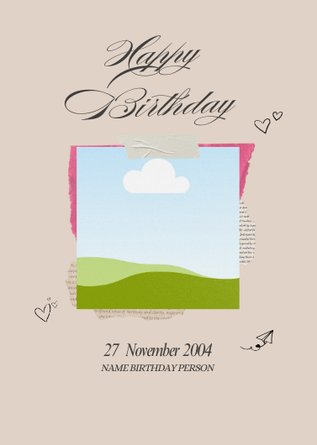
#> input picture assets/template/reference/page-02-blank-canva.png, 317 x 445 px, shrunk from 377 x 530 before the run, found by its file name
$ python verify-geometry.py
#> lines starting #> are read from the running program, lines starting #| are printed output that depends on the picture
"""Phase 0 fidelity check: draw template-spec geometry onto Canva's own render
of page 2. If the boxes land on the placeholders, the spec maps correctly and
the editor canvas can be driven from it."""
import json, sys
from PIL import Image, ImageDraw

SPEC = json.load(open("assets/template/template-spec.json"))
#> (reads assets/template/template-spec.json from the repository)
DESIGN_W = SPEC["page"]["width_px"]      # 809
PAGE = next(p for p in SPEC["pages"] if p["index"] == 2)

def overlay(ref_path, out_path, label):
#> called with label = 'blank template'
    img = Image.open(ref_path).convert("RGB")
#> img is the input picture: PIL image 317x445 RGB; mean R, G, B 216.2, 207.6, 193.4
    s = img.width / DESIGN_W                    # design px -> reference px
#> s = 0.392
    d = ImageDraw.Draw(img, "RGBA")
    for slot in PAGE["photo_slots"]:
        x, y = slot["x_px"]*s, slot["y_px"]*s
        w, h = slot["w_px"]*s, slot["h_px"]*s
        rot = slot.get("rotation_deg", 0)
        if abs(rot) < 0.01:
            d.rectangle([x, y, x+w, y+h], outline=(0,200,255,255), width=max(2,int(3*s)))
        else:  # draw the rotated rect about its centre
            import math
            cx, cy = x+w/2, y+h/2; a = math.radians(rot)
            pts = [(-w/2,-h/2),(w/2,-h/2),(w/2,h/2),(-w/2,h/2)]
            pts = [(cx+px*math.cos(a)-py*math.sin(a), cy+px*math.sin(a)+py*math.cos(a)) for px,py in pts]
            d.polygon(pts, outline=(0,200,255,255))
            d.line(pts+[pts[0]], fill=(0,200,255,255), width=max(2,int(3*s)))
    for t in PAGE["text_fields"]:
        x, y = t["x_px"]*s, t["y_px"]*s
        w, h = t["w_px"]*s, t["h_px"]*s
        d.rectangle([x, y, x+w, y+h], outline=(255,60,160,255), width=max(2,int(2*s)))
    img.save(out_path)
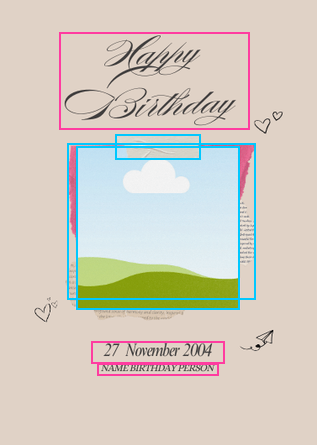
#> saved as page-02-overlay-blank.png: PIL image 317x445 RGB; mean R, G, B 212.3, 205.5, 194.7
    print(f"{label}: {img.width}x{img.height}  scale {s:.4f}  ->  {out_path}")
#| blank template: 317x445  scale 0.3918  ->  assets/template/reference/page-02-overlay-blank.png

overlay("assets/template/reference/page-02-blank-canva.png",
        "assets/template/reference/page-02-overlay-blank.png", "blank template")
overlay("assets/template/reference/page-02-filled-pdf.png",
        "assets/template/reference/page-02-overlay-filled.png", "filled PDF")
#> call 2 of overlay, with label = 'filled PDF'
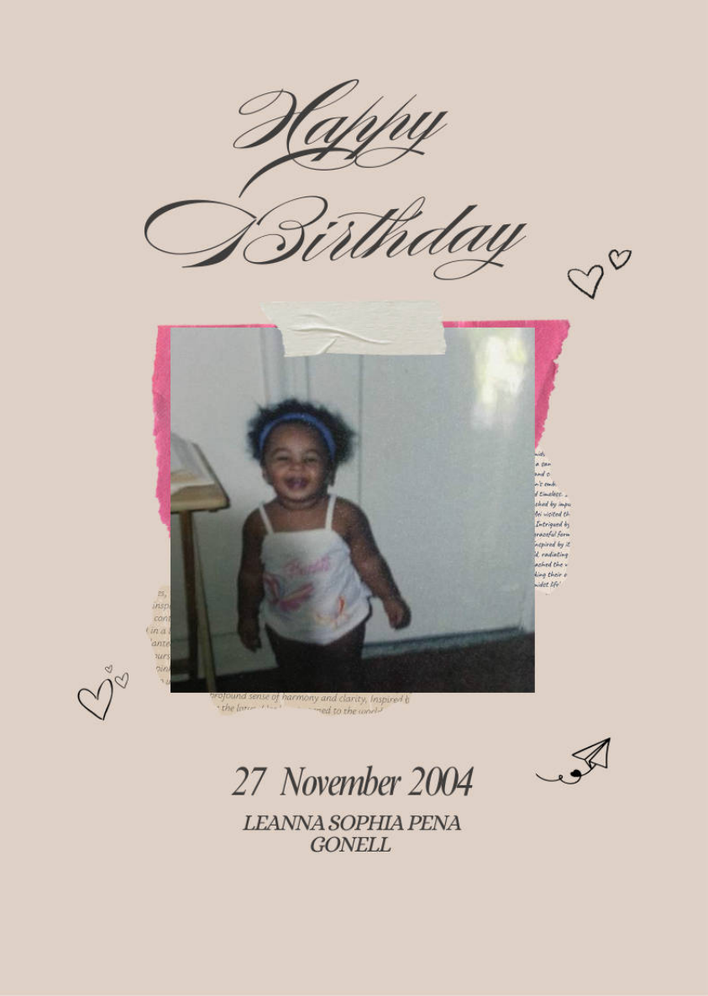
#> input picture assets/template/reference/page-02-filled-pdf.png, 708 x 996 px, shrunk from 843 x 1186 before the run, found by its file name
#> in overlay, img is the input picture: PIL image 708x996 RGB; mean R, G, B 201.1, 189.6, 182.3
#> in overlay (call 2), `img.save(out_path)`:
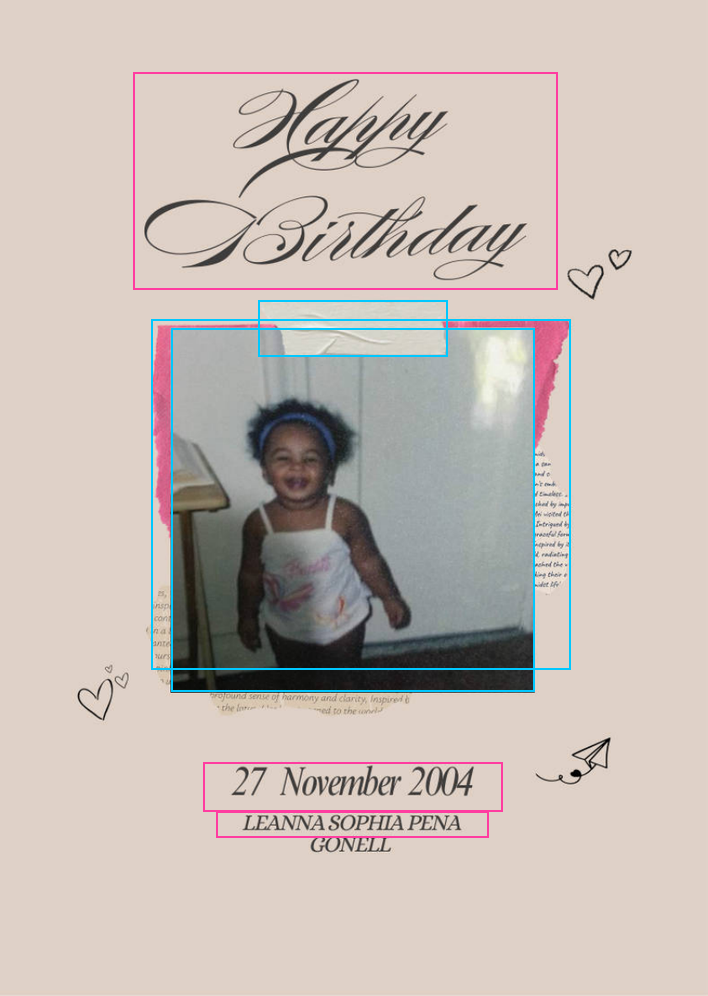
#> saved as page-02-overlay-filled.png: PIL image 708x996 RGB; mean R, G, B 199.8, 189.1, 183.1
#| filled PDF: 708x996  scale 0.8752  ->  assets/template/reference/page-02-overlay-filled.png

print(f"\ncyan = photo slots ({len(PAGE['photo_slots'])}), magenta = text boxes ({len(PAGE['text_fields'])})")
for s_ in PAGE["photo_slots"]:
    print(f"  slot {s_['id']}  {s_['w_mm']:.1f}x{s_['h_mm']:.1f}mm @ ({s_['x_mm']:.1f},{s_['y_mm']:.1f})  rot {s_.get('rotation_deg',0)}")
for t in PAGE["text_fields"]:
    print(f"  text {t['id']}  \"{t['placeholder'][:28]}\"  {t['fontSize']:.1f}px  {t['fontRef']}")
